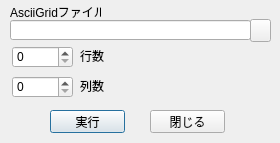
<?xml version="1.0" encoding="UTF-8"?>
<ui version="4.0">
 <class>Dialog</class>
 <widget class="QDialog" name="Dialog">
  <property name="geometry">
   <rect>
    <x>0</x>
    <y>0</y>
    <width>280</width>
    <height>143</height>
   </rect>
  </property>
  <property name="windowTitle">
   <string>Dialog</string>
  </property>
  <widget class="QPushButton" name="ExecButton">
   <property name="geometry">
    <rect>
     <x>50</x>
     <y>110</y>
     <width>75</width>
     <height>23</height>
    </rect>
   </property>
   <property name="text">
    <string>実行</string>
   </property>
  </widget>
  <widget class="QPushButton" name="CloseButton">
   <property name="geometry">
    <rect>
     <x>150</x>
     <y>110</y>
     <width>75</width>
     <height>23</height>
    </rect>
   </property>
   <property name="text">
    <string>閉じる</string>
   </property>
  </widget>
  <widget class="QPushButton" name="LoadFileSelect">
   <property name="geometry">
    <rect>
     <x>250</x>
     <y>19</y>
     <width>21</width>
     <height>23</height>
    </rect>
   </property>
   <property name="text">
    <string/>
   </property>
  </widget>
  <widget class="QLineEdit" name="LoadFilePath">
   <property name="geometry">
    <rect>
     <x>10</x>
     <y>20</y>
     <width>241</width>
     <height>20</height>
    </rect>
   </property>
  </widget>
  <widget class="QLabel" name="label">
   <property name="geometry">
    <rect>
     <x>10</x>
     <y>4</y>
     <width>91</width>
     <height>16</height>
    </rect>
   </property>
   <property name="text">
    <string>AsciiGridファイル</string>
   </property>
  </widget>
  <widget class="QSpinBox" name="ColNum">
   <property name="geometry">
    <rect>
     <x>12</x>
     <y>46</y>
     <width>61</width>
     <height>22</height>
    </rect>
   </property>
   <property name="maximum">
    <number>999</number>
   </property>
  </widget>
  <widget class="QLabel" name="label_2">
   <property name="geometry">
    <rect>
     <x>80</x>
     <y>50</y>
     <width>50</width>
     <height>12</height>
    </rect>
   </property>
   <property name="text">
    <string>行数</string>
   </property>
  </widget>
  <widget class="QLabel" name="label_3">
   <property name="geometry">
    <rect>
     <x>80</x>
     <y>80</y>
     <width>50</width>
     <height>12</height>
    </rect>
   </property>
   <property name="text">
    <string>列数</string>
   </property>
  </widget>
  <widget class="QSpinBox" name="RowNum">
   <property name="geometry">
    <rect>
     <x>12</x>
     <y>76</y>
     <width>61</width>
     <height>22</height>
    </rect>
   </property>
   <property name="maximum">
    <number>999</number>
   </property>
  </widget>
 </widget>
 <resources/>
 <connections>
  <connection>
   <sender>ExecButton</sender>
   <signal>clicked()</signal>
   <receiver>Dialog</receiver>
   <slot>exec()</slot>
   <hints>
    <hint type="sourcelabel">
     <x>85</x>
     <y>116</y>
    </hint>
    <hint type="destinationlabel">
     <x>27</x>
     <y>106</y>
    </hint>
   </hints>
  </connection>
  <connection>
   <sender>CloseButton</sender>
   <signal>clicked()</signal>
   <receiver>Dialog</receiver>
   <slot>reject()</slot>
   <hints>
    <hint type="sourcelabel">
     <x>177</x>
     <y>118</y>
    </hint>
    <hint type="destinationlabel">
     <x>250</x>
     <y>101</y>
    </hint>
   </hints>
  </connection>
  <connection>
   <sender>LoadFileSelect</sender>
   <signal>clicked()</signal>
   <receiver>Dialog</receiver>
   <slot>LoadFileSelect_Click()</slot>
   <hints>
    <hint type="sourcelabel">
     <x>260</x>
     <y>34</y>
    </hint>
    <hint type="destinationlabel">
     <x>222</x>
     <y>57</y>
    </hint>
   </hints>
  </connection>
  <connection>
   <sender>Dialog</sender>
   <signal>finished(int)</signal>
   <receiver>Dialog</receiver>
   <slot>reject()</slot>
   <hints>
    <hint type="sourcelabel">
     <x>160</x>
     <y>46</y>
    </hint>
    <hint type="destinationlabel">
     <x>161</x>
     <y>64</y>
    </hint>
   </hints>
  </connection>
 </connections>
 <slots>
  <slot>LoadFileSelect_Click()</slot>
 </slots>
</ui>
